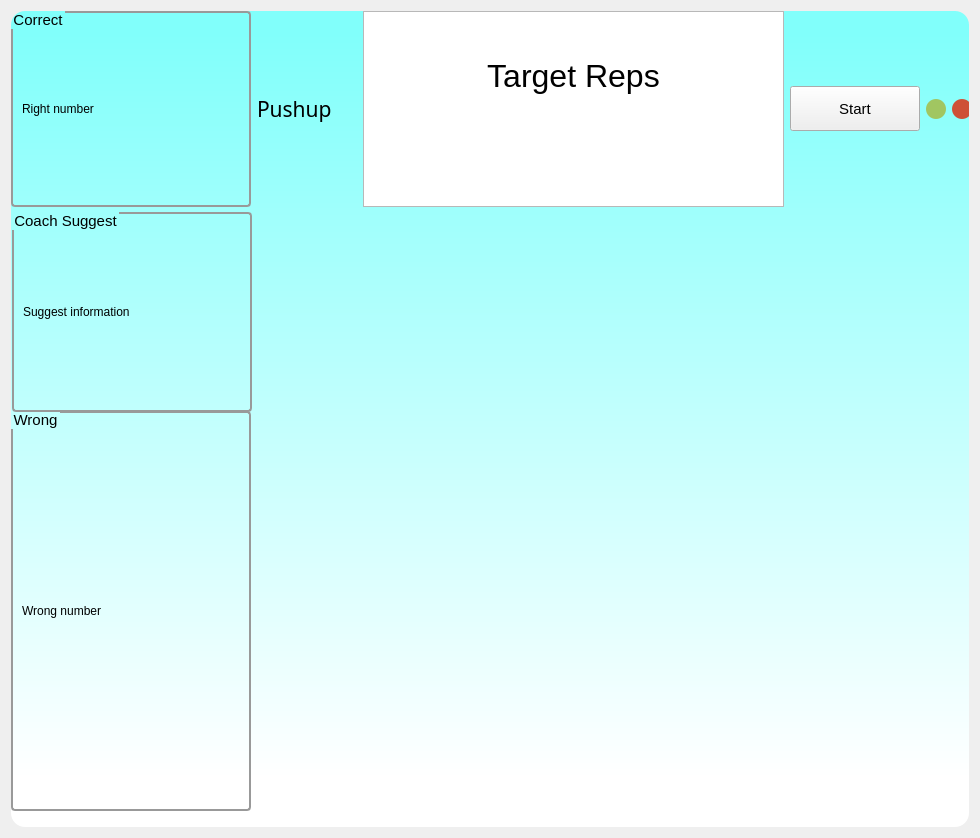
<?xml version="1.0" encoding="UTF-8"?>
<ui version="4.0">
 <class>Frame</class>
 <widget class="QFrame" name="Frame">
  <property name="geometry">
   <rect>
    <x>0</x>
    <y>0</y>
    <width>980</width>
    <height>838</height>
   </rect>
  </property>
  <property name="minimumSize">
   <size>
    <width>980</width>
    <height>0</height>
   </size>
  </property>
  <property name="windowTitle">
   <string>数据库</string>
  </property>
  <property name="windowIcon">
   <iconset resource="../res/app.qrc">
    <normaloff>:/icon/icon/首页.ico</normaloff>:/icon/icon/首页.ico</iconset>
  </property>
  <property name="styleSheet">
   <string notr="true">QPushButton#close_pushButton{
 background-color: #ce5137;
 border-radius:10px;
}

QPushButton#close_pushButton:hover{
 background-size: cover;
 background-image: url(:/icon/icon/close.svg);
}

QPushButton#min_pushButton{
 background-color: #a1c661;
 border-radius:10px;
}

QPushButton#min_pushButton:hover{
 background-size: cover;
 background-image: url(:/icon/icon/minimize.svg);
}

QWidget#widget{
background-color: qlineargradient(spread:pad, x1:0.5, y1:0, x2:0.5, y2:1, stop:0.0284091 rgba(129, 255, 251, 255), stop:0.9375 rgba(255, 255, 255, 255));

border-radius: 14;
}

QTableWidget, QTableView
{
    gridline-color: #999999;    /*表格中的网格线条颜色*/
    background: #FDFDFD;
    /*设置交替颜色，需要在函数属性中设置:tableWidget-&gt;setAlternatingRowColors(true)*/
    alternate-background-color: #EEEEEF;
    /*selection-color:#FDFDFD;    鼠标选中时前景色：文字颜色*/
    selection-background-color:#8BF;   /*鼠标选中时背景色*/
    border:1px solid #999999;  /*边框线的宽度、颜色*/
    /*border:none;    去除边界线*/
    /*border-radius:5px;*/
    /*padding:10px 10px;*/  /*表格与边框的间距*/
}
QTableView::item, QTabWidget::item{
    background: transparent;
	outline-style: none;
	border: none;
}

QTableView::item:hover {
	background: #8BF;
    border: 1px solid #EA2;
}

QTableView::item:selected {
	background: #8BF;
	color: #EEEEEF;
}

QTableView::item:selected:active {
	background: #59F;
	color: #EEEEEF;
}

QTableWidget QComboBox{
    margin: 2px;
    border: none;
}


QGroupBox {
border: 2px solid #999999;
border-radius: 4px;
margin-top: 0.5em;
}
QGroupBox::title {
subcontrol-origin: margin;
subcontrol-position: top left;
left: 1em;
top: 0.1em;
}
</string>
  </property>
  <layout class="QHBoxLayout" name="horizontalLayout">
   <item>
    <widget class="QWidget" name="widget" native="true">
     <property name="minimumSize">
      <size>
       <width>800</width>
       <height>600</height>
      </size>
     </property>
     <widget class="QWidget" name="layoutWidget">
      <property name="geometry">
       <rect>
        <x>0</x>
        <y>0</y>
        <width>961</width>
        <height>196</height>
       </rect>
      </property>
      <layout class="QHBoxLayout" name="horizontalLayout_6">
       <item>
        <widget class="QGroupBox" name="groupBox_4">
         <property name="minimumSize">
          <size>
           <width>240</width>
           <height>110</height>
          </size>
         </property>
         <property name="maximumSize">
          <size>
           <width>240</width>
           <height>16777215</height>
          </size>
         </property>
         <property name="font">
          <font>
           <pointsize>11</pointsize>
          </font>
         </property>
         <property name="title">
          <string>Correct</string>
         </property>
         <layout class="QHBoxLayout" name="horizontalLayout_4">
          <item>
           <widget class="QLabel" name="right_label">
            <property name="styleSheet">
             <string notr="true">font: 18pt &quot;Arial&quot;;</string>
            </property>
            <property name="text">
             <string>Right number</string>
            </property>
           </widget>
          </item>
         </layout>
        </widget>
       </item>
       <item>
        <layout class="QHBoxLayout" name="horizontalLayout_5">
         <item>
          <widget class="QLabel" name="label">
           <property name="minimumSize">
            <size>
             <width>100</width>
             <height>0</height>
            </size>
           </property>
           <property name="font">
            <font>
             <family>楷体</family>
             <pointsize>16</pointsize>
             <weight>50</weight>
             <bold>false</bold>
            </font>
           </property>
           <property name="layoutDirection">
            <enum>Qt::LeftToRight</enum>
           </property>
           <property name="text">
            <string>Pushup</string>
           </property>
          </widget>
         </item>
         <item>
          <widget class="QTextEdit" name="textEdit">
           <property name="styleSheet">
            <string notr="true">font: 22pt &quot;Arial&quot;;</string>
           </property>
           <property name="html">
            <string>&lt;!DOCTYPE HTML PUBLIC &quot;-//W3C//DTD HTML 4.0//EN&quot; &quot;http://www.w3.org/TR/REC-html40/strict.dtd&quot;&gt;
&lt;html&gt;&lt;head&gt;&lt;meta name=&quot;qrichtext&quot; content=&quot;1&quot; /&gt;&lt;style type=&quot;text/css&quot;&gt;
p, li { white-space: pre-wrap; }
&lt;/style&gt;&lt;/head&gt;&lt;body style=&quot; font-family:'Arial'; font-size:22pt; font-weight:400; font-style:normal;&quot;&gt;
&lt;p align=&quot;center&quot; style=&quot;-qt-paragraph-type:empty; margin-top:0px; margin-bottom:0px; margin-left:0px; margin-right:0px; -qt-block-indent:0; text-indent:0px; font-family:'SimSun'; font-size:9pt;&quot;&gt;&lt;br /&gt;&lt;/p&gt;
&lt;p align=&quot;center&quot; style=&quot;-qt-paragraph-type:empty; margin-top:0px; margin-bottom:0px; margin-left:0px; margin-right:0px; -qt-block-indent:0; text-indent:0px; font-family:'-apple-system','BlinkMacSystemFont','Segoe UI','system-ui','Apple Color Emoji','Segoe UI Emoji','Segoe UI Web','sans-serif'; font-size:9pt;&quot;&gt;&lt;br /&gt;&lt;/p&gt;
&lt;p align=&quot;center&quot; style=&quot;-qt-paragraph-type:empty; margin-top:0px; margin-bottom:0px; margin-left:0px; margin-right:0px; -qt-block-indent:0; text-indent:0px; font-family:'-apple-system','BlinkMacSystemFont','Segoe UI','system-ui','Apple Color Emoji','Segoe UI Emoji','Segoe UI Web','sans-serif'; font-size:9pt;&quot;&gt;&lt;br /&gt;&lt;/p&gt;
&lt;p align=&quot;center&quot; style=&quot; margin-top:0px; margin-bottom:0px; margin-left:0px; margin-right:0px; -qt-block-indent:0; text-indent:0px;&quot;&gt;&lt;span style=&quot; font-family:'-apple-system','BlinkMacSystemFont','Segoe UI','system-ui','Apple Color Emoji','Segoe UI Emoji','Segoe UI Web','sans-serif'; font-size:24pt;&quot;&gt;Target Reps&lt;/span&gt;&lt;/p&gt;&lt;/body&gt;&lt;/html&gt;</string>
           </property>
          </widget>
         </item>
         <item>
          <widget class="QPushButton" name="start_pushButton">
           <property name="minimumSize">
            <size>
             <width>130</width>
             <height>45</height>
            </size>
           </property>
           <property name="font">
            <font>
             <pointsize>11</pointsize>
            </font>
           </property>
           <property name="text">
            <string>Start</string>
           </property>
          </widget>
         </item>
         <item>
          <widget class="QPushButton" name="min_pushButton">
           <property name="minimumSize">
            <size>
             <width>20</width>
             <height>20</height>
            </size>
           </property>
           <property name="maximumSize">
            <size>
             <width>20</width>
             <height>20</height>
            </size>
           </property>
           <property name="cursor">
            <cursorShape>PointingHandCursor</cursorShape>
           </property>
           <property name="text">
            <string/>
           </property>
          </widget>
         </item>
         <item>
          <widget class="QPushButton" name="close_pushButton">
           <property name="minimumSize">
            <size>
             <width>20</width>
             <height>20</height>
            </size>
           </property>
           <property name="maximumSize">
            <size>
             <width>20</width>
             <height>20</height>
            </size>
           </property>
           <property name="cursor">
            <cursorShape>PointingHandCursor</cursorShape>
           </property>
           <property name="text">
            <string/>
           </property>
          </widget>
         </item>
        </layout>
       </item>
      </layout>
     </widget>
     <widget class="QLabel" name="camera_label">
      <property name="geometry">
       <rect>
        <x>258</x>
        <y>190</y>
        <width>761</width>
        <height>600</height>
       </rect>
      </property>
      <property name="minimumSize">
       <size>
        <width>600</width>
        <height>600</height>
       </size>
      </property>
      <property name="text">
       <string/>
      </property>
     </widget>
     <widget class="QGroupBox" name="groupBox_3">
      <property name="geometry">
       <rect>
        <x>1</x>
        <y>201</y>
        <width>240</width>
        <height>200</height>
       </rect>
      </property>
      <property name="minimumSize">
       <size>
        <width>240</width>
        <height>200</height>
       </size>
      </property>
      <property name="maximumSize">
       <size>
        <width>240</width>
        <height>16777215</height>
       </size>
      </property>
      <property name="font">
       <font>
        <pointsize>11</pointsize>
       </font>
      </property>
      <property name="title">
       <string>Coach Suggest</string>
      </property>
      <layout class="QHBoxLayout" name="horizontalLayout_7">
       <item>
        <widget class="QLabel" name="suggest_label">
         <property name="styleSheet">
          <string notr="true">font: 12pt &quot;Arial&quot;;</string>
         </property>
         <property name="text">
          <string>Suggest information</string>
         </property>
        </widget>
       </item>
      </layout>
     </widget>
     <widget class="QGroupBox" name="groupBox_2">
      <property name="geometry">
       <rect>
        <x>0</x>
        <y>400</y>
        <width>240</width>
        <height>400</height>
       </rect>
      </property>
      <property name="minimumSize">
       <size>
        <width>240</width>
        <height>400</height>
       </size>
      </property>
      <property name="maximumSize">
       <size>
        <width>0</width>
        <height>300</height>
       </size>
      </property>
      <property name="font">
       <font>
        <pointsize>11</pointsize>
       </font>
      </property>
      <property name="title">
       <string>Wrong</string>
      </property>
      <layout class="QHBoxLayout" name="horizontalLayout_3">
       <item>
        <widget class="QLabel" name="wrong_label">
         <property name="styleSheet">
          <string notr="true">font: 24pt &quot;Arial&quot;;</string>
         </property>
         <property name="text">
          <string>Wrong number</string>
         </property>
        </widget>
       </item>
      </layout>
     </widget>
    </widget>
   </item>
  </layout>
 </widget>
 <resources>
  <include location="../res/app.qrc"/>
 </resources>
 <connections/>
</ui>
